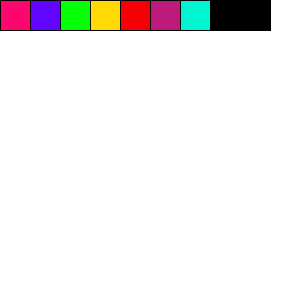
Frame 1 (no input)
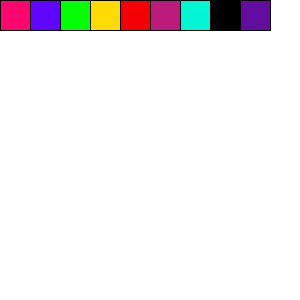
Frame 60 (the mouse pressed at the canvas centre just before this capture)
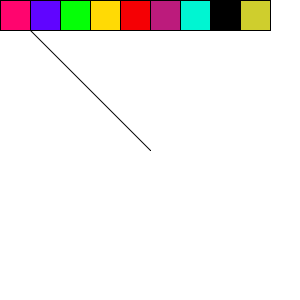
Frame 120 (the mouse held since frame 60 and released just before this capture)

The Processing sketch that drew these frames (run headless with seeded random() and noise(); from frame 60 on, the mouse is pressed at the canvas centre):

// Processing sketch: processing_168386
// ── processing_168386.pde

float r;
float g;
float b;

void setup()
{
  size(300,300);
  background(255);
}

void draw()
{
  fill(#FF056E);
  rect(0,0,30,30);
  fill(#6005FF);
  rect(30,0,30,30);
  fill(#05FF07);
  rect(60,0,30,30);
  fill(#FFDA05);
  rect(90,0,30,30);
  fill(#F50004);
  rect(120,0,30,30);
  fill(#BC1B7C);
  rect(150,0,30,30);
  fill(#00F5D2);
  rect(180,0,30,30);
  fill(#000000);
  rect(210,0,30,30);
  fill(r,g,b);
  rect(240,0,30,30);
  
  r= random(255);
  g= random(255);
  b= random(255);
  
  if(mousePressed)
  {
    line(pmouseX,pmouseY,mouseX,mouseY);
    
    if(mouseX<30 && mouseX>0 && mouseY<30)
    {
      strokeWeight(3);
      stroke(#FF056E);
    }
    if(mouseX<60 && mouseX>30 && mouseY<30)
    {
      strokeWeight(3);
      stroke(#6005FF);
    }
    if(mouseX<90 && mouseX>60 && mouseY<30)
    {
      strokeWeight(3);
      stroke(#05FF07);
    }
    if(mouseX<120 && mouseX>90 && mouseY<30)
    {
      strokeWeight(3);
      stroke(#FFDA05);
    }
    if(mouseX<150 && mouseX>120 && mouseY<30)
    {
      strokeWeight(3);
      stroke(#F50004);
    }
    if(mouseX<180 && mouseX>150 && mouseY<30)
    {
      strokeWeight(3);
      stroke(#BC1B7C);
    }
    if(mouseX<210 && mouseX>180 && mouseY<30)
    {
      strokeWeight(3);
      stroke(#00F5D2);
    }
    if(mouseX<240 && mouseX>210 && mouseY<30)
    {
      strokeWeight(3);
      stroke(#000000);
    }
    if(mouseX<270 && mouseX>240 && mouseY<30)
    {
      strokeWeight(3);
      stroke(r,g,b);
    }
  }
}
